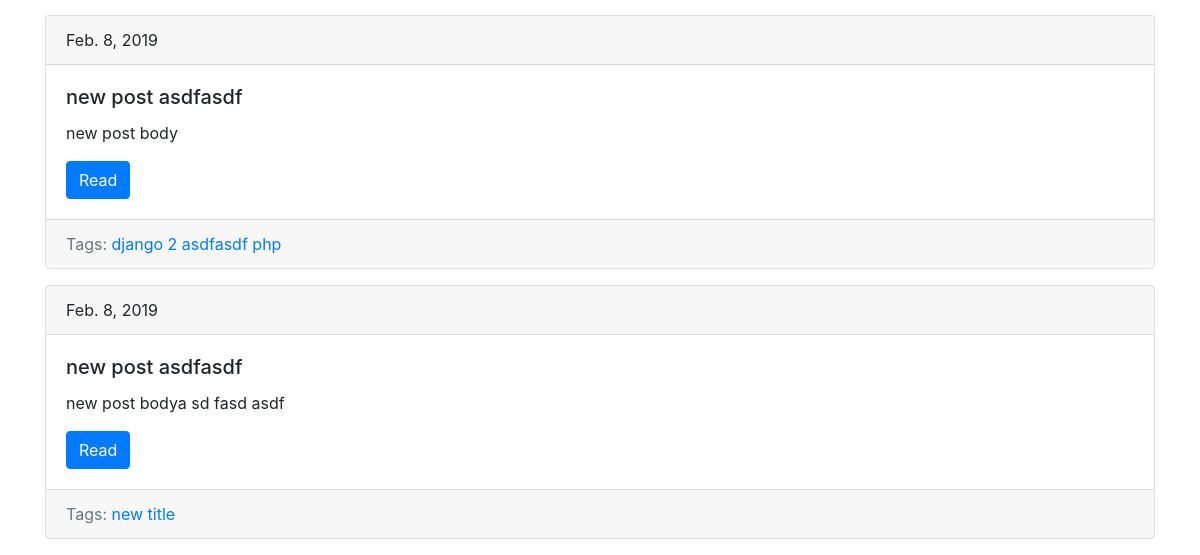
Before: /blog/ (lower part) with the older database file.
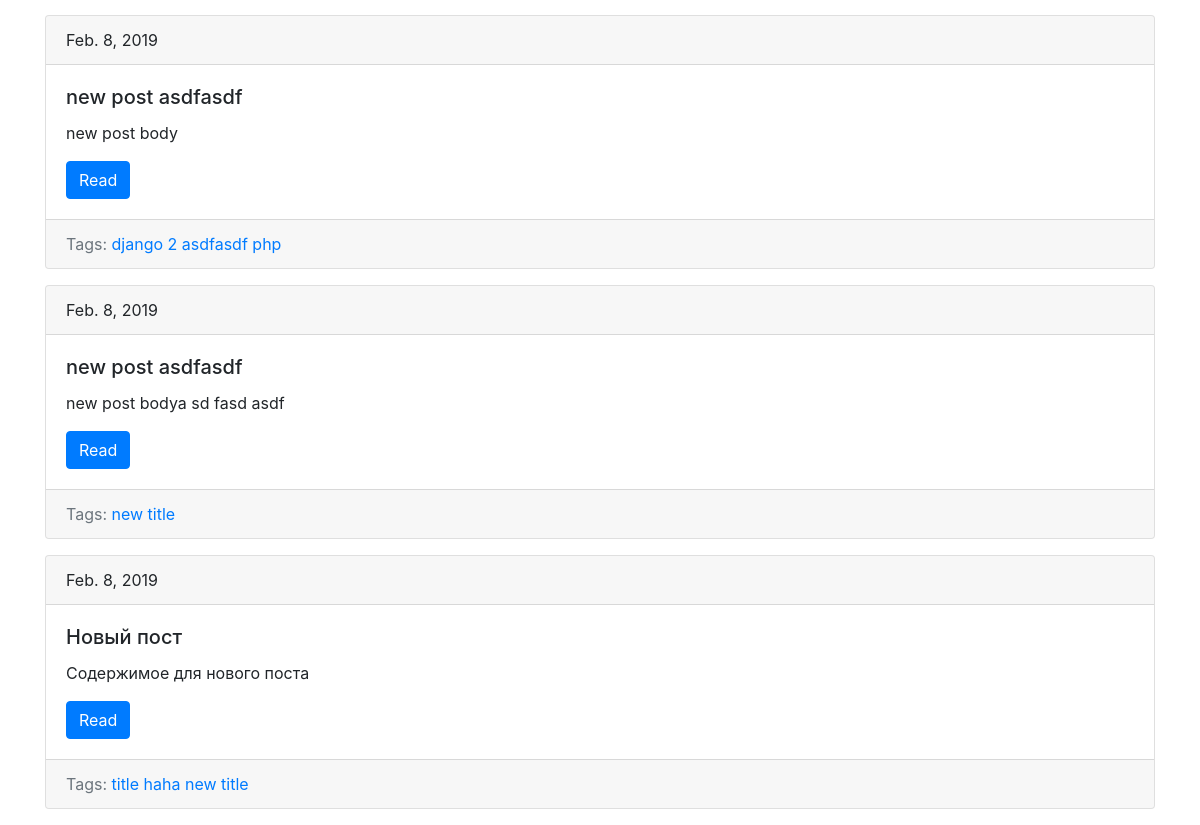
After: the same page with the newer database file.
### blog/models.py (models this page shows, shortened)
class Post(models.Model):
    title = models.CharField(max_length=150, db_index=True)
    slug = models.CharField(max_length=150, unique=True)
    body = models.TextField(blank=True, db_index=True)
    date_pub = models.DateTimeField(auto_now_add=True)
    tags = models.ManyToManyField('Tag', blank=True, related_name='posts')
    def get_absolute_url(self):
        return reverse('blog_post_detail', kwargs={'slug': self.slug})

class Tag(models.Model):
    title = models.CharField(max_length=50)
    slug = models.CharField(max_length=50, unique=True)
    def get_absolute_url(self):
        return reverse('blog_tag_detail', kwargs={'slug': self.slug})

### blog/views.py (the view)
# urls.py: path('', post_list, name='blog_posts_list'),
def post_list(request):
    model_name = 'post'
    search_query = request.GET.get('search', '')
    if search_query:
        items = Post.objects.filter(Q(title__icontains=search_query) | Q(body__icontains=search_query))
    else:
        items = Post.objects.all()
    return render(request, f'blog/{model_name}_list.html', {'items': items, 'search_query': search_query})

### blog/templates/blog/post_list.html (shortened to what this page needs)
{% extends 'blog/base.html' %}
{% block content %}
    {% for item in items %}
        {% include 'blog/includes/post_card_template.html' %}
    {% endfor %}
{% endblock %}

### blog/templates/blog/includes/post_card_template.html
<div class="card mb-3">
    <div class="card-header">
        {{ item.date_pub.date }}
    </div>
    <div class="card-body">
        <h5 class="card-title">{{ item.title }}</h5>
        <p class="card-text">{{ item.body | truncatewords:15 }}</p>
        <a href="{{ item.get_absolute_url }}" class="btn btn-primary">Read</a>
    </div>
  <div class="card-footer text-muted">
  Tags:
      {% for tag in item.tags.all %}
          <a href="{{ tag.get_absolute_url }}">{{ tag.title }}</a>
      {% endfor %}
  </div>
</div>

Changed rows visible on the page:
added Post: date_pub "Feb. 8, 2019", title "Новый пост", body "Содержимое для нового поста", Tag (title "new title")
now on this page (row unchanged): Tag: title "title haha", shown under "Feb. 8, 2019"
